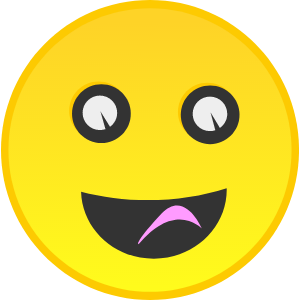
#> input picture smiley.png, 300 x 300 px
$ jupyter execute python_array_demo.ipynb
#> lines starting #> are read from the running program, lines starting #| are printed output that depends on the picture
[cell 1]
import warnings
warnings.filterwarnings("ignore")

# What is an array?

- An array is a collection of elements that are stored in contiguous memory locations. It allows you to access the individual elements using an index to the element
- An array is a data structure that stores multiple values in a single variable.
- It can hold different types of data, such as integers, strings, or objects.
- Arrays are created by placing the values inside parantheses in Python, separated by commas

# A Review of Basic Data Types in Python

[cell 2]
# declaring a variable and assigning an integer value
int_a = 1

# declaring a character variable and assigning a char value
char_a = 'A'

# declaring a float  variable and assigning a float value
float_a = 3.1459

[cell 3]
# printing the variables just initialized

print(int_a)
print(char_a)
print(float_a)

# Some other important data types in Python

[cell 4]
# lists

list_1 = [1,2,3,'a'] # note the different data types in a list
print(f'This is a list {list_1}')

# dictionaries

dict_1 = {'element one': 1, 'element two': 2}

print(f'This is a dictionary: { dict_1}')

# What is the difference between a Python List and an  Array?
In Python, a list is a versatile data structure capable of holding elements of different data types and sizes, offering dynamic resizing and built-in methods for manipulation and iteration, making it suitable for general-purpose use. On the other hand, a Python array, found in the 'array' module, is more specialized, designed to store elements of a single data type, typically numerical, in a contiguous block of memory, resulting in more efficient storage and faster operations, particularly for large datasets with homogeneous data types. While lists offer flexibility and ease of use, arrays provide better performance and memory efficiency for specific tasks involving numerical computations or large datasets with uniform data types.

# Examples of Python Arrays

[cell 5]
# create a variable and assign an array
arr_1 = (1,3,5,7,9)
arr_2 = ('a','b','c')

print(arr_1)
print(arr_2)

# Creating an array of integers

[cell 6]
# using the built-in array module in python to manage our arrays
# more efficiently

import array as arr
int_array = arr.array('i', [1, 2, 3, 4, 5])
print(int_array)

# Creating an array of characters

[cell 7]
char_array = arr.array('u', ['a', 'b', 'c', 'd', 'e'])
print(char_array)

# Creating an array of integers and appending an element:

[cell 8]
int_array = arr.array('i', [1, 2, 3, 4, 5])
int_array.append(6)
print(int_array)

# Creating an array of integers and inserting an element at a specific index:

[cell 9]
int_array = arr.array('i', [1, 2, 3, 4, 5])
int_array.insert(2, -2)
print(int_array)

# Creating an array of integers and reversing elements

[cell 10]
int_array = arr.array('i', [1, 2, 3, 4, 5])
int_array.reverse()
print(int_array)

# Creating an array of integers and counting the occurrence of an element:

[cell 11]
int_array = arr.array('i', [1, 2, 3, 2, 1])
print(int_array.count(1))

# Creating an array of integers and extending with another array:

[cell 12]
int_array1 = arr.array('i', [1, 2, 3])
int_array2 = arr.array('i', [4, 5, 6])
int_array1.extend(int_array2)
print(int_array1)

# Displaying an image as an example of a more complex array

[cell 13]
from IPython.display import Image

image_file = 'smiley.png'

# Display an image from a local file
Image(filename=image_file)

# Plotting the image

[cell 14]
import matplotlib.pyplot as plt
import numpy as np

# Load an image from a file
image = plt.imread(image_file)
#> image is the input picture: shape (300, 300, 4) float32; mean R, G, B, A 0.695, 0.619, 0.122, 0.78

# Display the array as an image
plt.imshow(image)
#> (this line was passed over: IPython is not available in this run)
plt.show()

# Print the array
print(image)
#> (printed output is left out)

# Converting the image to grayscale

[cell 15]
import cv2

image = cv2.imread(image_file)
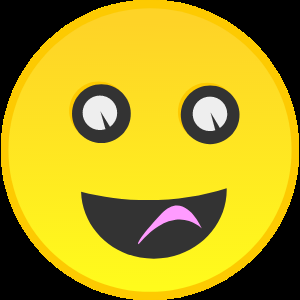
#> image: shape (300, 300, 3); mean B, G, R 31, 157.9, 177.1
grayscale = cv2.cvtColor(image, cv2.COLOR_BGR2GRAY)
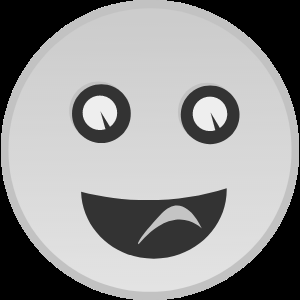
#> grayscale: shape (300, 300); min 0, max 238, mean 149.2
plt.imshow(image) # Original Image
#> (this line was passed over: IPython is not available in this run)
plt.imshow(grayscale, cmap="gray"); # Grayscale Image
#> (this line was passed over: IPython is not available in this run)

print(grayscale)
#> (printed output is left out)
